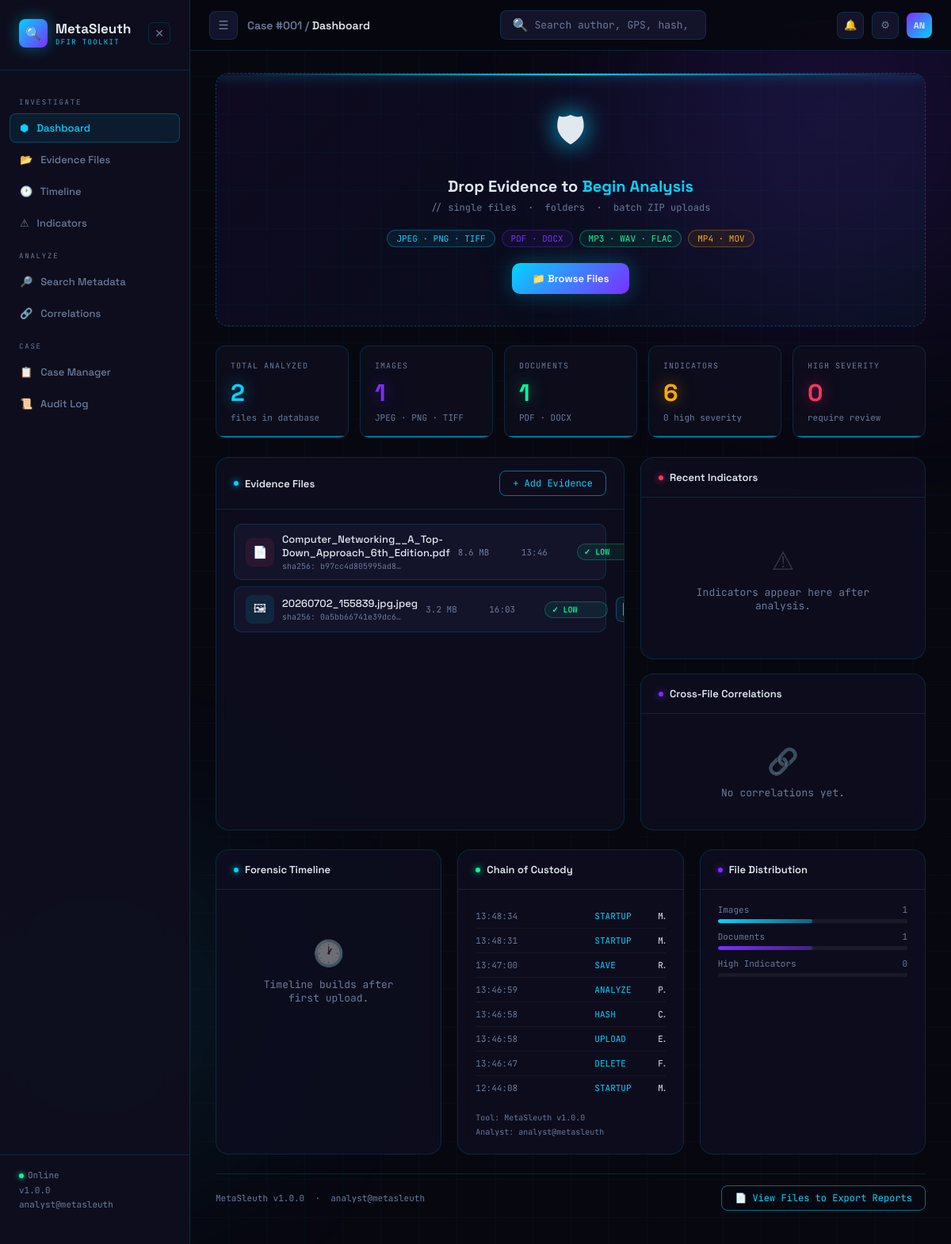
Before: / with the older database file.
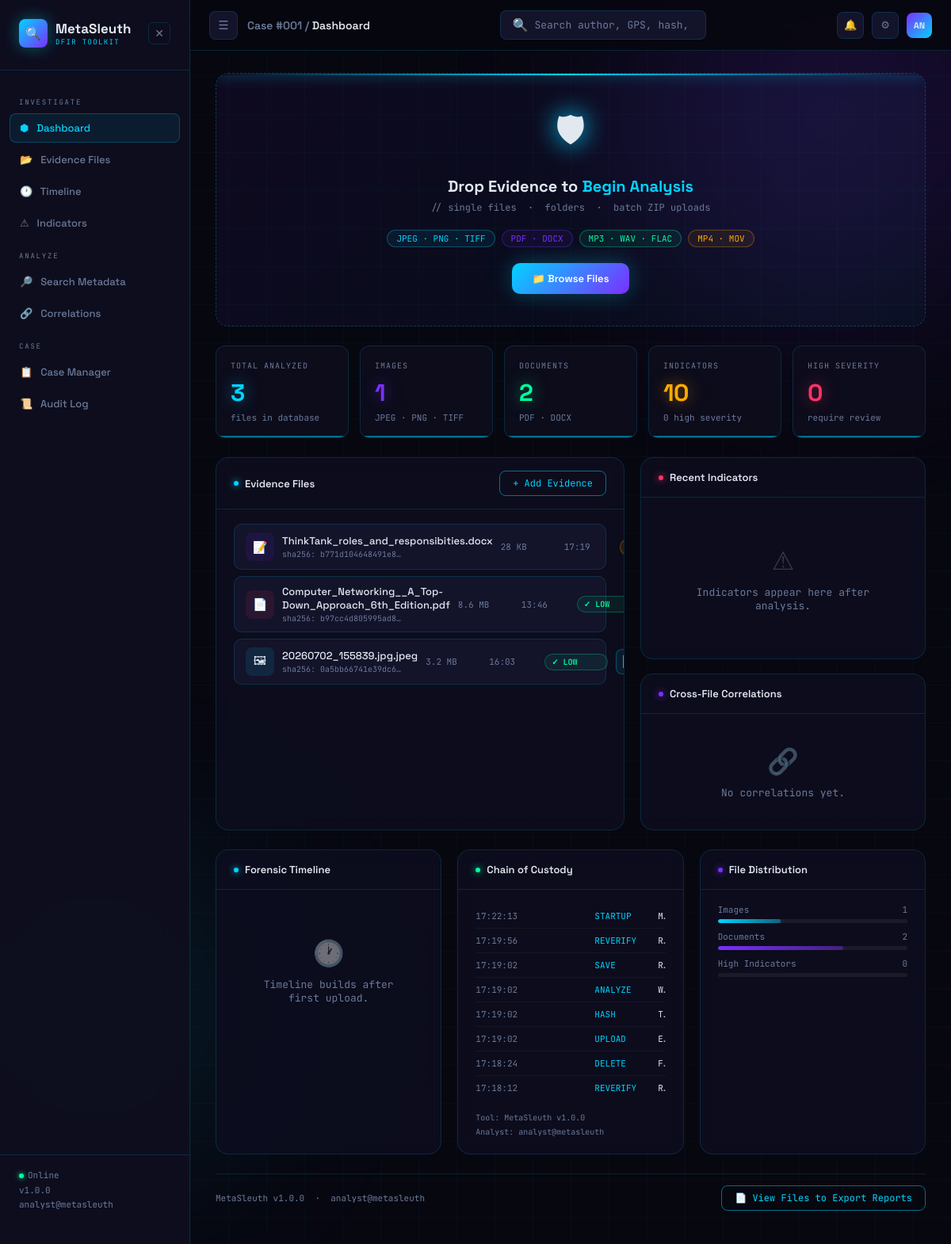
After: the same page with the newer database file.
### tables this page shows
CREATE TABLE files (
            id          INTEGER PRIMARY KEY AUTOINCREMENT,
            filename    TEXT NOT NULL,
            file_type   TEXT NOT NULL,
            file_size   INTEGER,
            md5         TEXT,
            sha1        TEXT,
            sha256      TEXT,
            upload_time TEXT NOT NULL,
            analyst     TEXT
        );

CREATE TABLE audit_log (
            id        INTEGER PRIMARY KEY AUTOINCREMENT,
            timestamp TEXT NOT NULL,
            action    TEXT NOT NULL,
            detail    TEXT,
            analyst   TEXT,
            tool_ver  TEXT
        );

### app.py (the view)
@app.route('/')
def dashboard():
    files        = get_all_files()
    stats        = get_dashboard_stats()
    audit_log    = get_audit_log()
    correlations = get_correlations()
    gps_findings = get_gps_findings()
    return render_template('dashboard.html',
                           files        = files,
                           stats        = stats,
                           audit_log    = audit_log,
                           correlations = correlations,
                           gps_findings = gps_findings,
                           analyst      = ANALYST_NAME,
                           version      = TOOL_VERSION)

### database/db.py (called while the page is built)
def get_connection():
    conn = sqlite3.connect(DATABASE)
    conn.row_factory = sqlite3.Row
    return conn

def get_all_files():
    conn = get_connection()
    cursor = conn.cursor()
    cursor.execute('''
        SELECT f.*,
        COUNT(DISTINCT i.id) as indicator_count,
        MAX(i.severity) as highest_severity
        FROM files f
        LEFT JOIN indicators i ON f.id = i.file_id
        GROUP BY f.id
        ORDER BY f.upload_time DESC
    ''')
    rows = cursor.fetchall()
    conn.close()
    return rows

def get_audit_log():
    conn = get_connection()
    cursor = conn.cursor()
    cursor.execute('SELECT * FROM audit_log ORDER BY timestamp DESC LIMIT 50')
    rows = cursor.fetchall()
    conn.close()
    return rows

def get_gps_findings():
    conn = get_connection()
    cursor = conn.cursor()
    cursor.execute('''
        SELECT f.filename, f.id, m.value as gps
        FROM files f
        JOIN metadata m ON f.id = m.file_id
        WHERE m.key = 'GPS Coordinates'
        ORDER BY f.upload_time DESC
    ''')
    rows = cursor.fetchall()
    conn.close()
    return [dict(r) for r in rows]

### templates/dashboard.html (shortened to what the changed rows need)
{% extends 'base.html' %}
{% block content %}
<div class="stats-row">
    <div class="stat-card">
        <div class="stat-label">Total Analyzed</div>
        <div class="stat-value c-cyan">{{ stats.total }}</div>
        <div class="stat-meta">files in database</div>
    </div>
    <div class="stat-card">
        <div class="stat-label">Documents</div>
        <div class="stat-value c-ok">{{ stats.documents }}</div>
        <div class="stat-meta">PDF &middot; DOCX</div>
    </div>
    <div class="stat-card">
        <div class="stat-label">Indicators</div>
        <div class="stat-value c-warn">{{ stats.total_indicators }}</div>
        <div class="stat-meta">{{ stats.high }} high severity</div>
    </div>
</div>
<div class="two-col">
    <div class="panel">
        <div class="panel-body">
            {% if files %}
            <div class="file-list">
                {% for f in files %}
                <div class="file-row" id="file-row-{{ f.id }}">
                    <a href="/file/{{ f.id }}"
                        style="display:contents; text-decoration:none; color:inherit;"
                    >
                        <div class="file-icon
                            {% if   f.file_type == 'image' %}fi-image
                            {% elif f.file_type == 'pdf'   %}fi-pdf
                            {% elif f.file_type == 'word'  %}fi-word
                            {% elif f.file_type == 'audio' %}fi-audio
                            {% elif f.file_type == 'video' %}fi-video
                            {% else %}fi-zip{% endif %}">
                            {% if   f.file_type == 'image' %}&#128444;
                            {% elif f.file_type == 'pdf'   %}&#128196;
                            {% elif f.file_type == 'word'  %}&#128221;
                            {% elif f.file_type == 'audio' %}&#127925;
                            {% elif f.file_type == 'video' %}&#127916;
                            {% else %}&#128230;{% endif %}
                        </div>
                        <div>
                            <div class="file-name">{{ f.filename }}</div>
                            <div class="file-hash">
                                sha256:&nbsp;{{ f.sha256[:16] if f.sha256 else 'N/A' }}&hellip;
                            </div>
                        </div>
                        <div class="file-size">
                            {% if f.file_size %}
                                {% if f.file_size > 1048576 %}
                                    {{ "%.1f"|format(f.file_size / 1048576) }} MB
                                {% else %}
                                    {{ "%.0f"|format(f.file_size / 1024) }} KB
                                {% endif %}
                            {% endif %}
                        </div>
                        <div class="file-time">
                            {{ f.upload_time[11:16] if f.upload_time else '' }}
                        </div>
                        <span class="sev-chip sev-{{ f.highest_severity or 'NONE' }}">
                            {% if   f.highest_severity == 'HIGH'   %}&#9888; HIGH
                            {% elif f.highest_severity == 'MEDIUM' %}&#9889; MED
                            {% elif f.highest_severity == 'LOW'    %}&#10003; LOW
                            {% else %}&mdash; NONE{% endif %}
                        </span>
                        <button
                        title="Export PDF report"
                        onclick="window.location.href='/report/{{ f.id }}'"
                        style="width:32px; height:32px; border-radius:8px; border:1px solid rgba(0,212,255,0.3); background:rgba(0,212,255,0.08); color:var(--cyan); font-size:15px; cursor:pointer; display:flex; align-items:center; justify-content:center; transition:all 0.2s; flex-shrink:0;"
                        onmouseover="this.style.background='rgba(0,212,255,0.2)'"
                        onmouseout="this.style.background='rgba(0,212,255,0.08)'"
                    >
                    </button>
                </div>
                {% endfor %}
            </div>
            {% else %}
            <div class="empty">
                <div class="empty-icon">&#128194;</div>
                No evidence files yet.<br>
                Drop a file above to begin.
            </div>
            {% endif %}
        </div>
    </div>
</div>
<div class="three-col">
    <div class="panel">
        <div class="panel-body">
            {% if audit_log %}
                <div class="audit-list">
                    {% for entry in audit_log[:8] %}
                    <div class="audit-row">
                        <span class="audit-time">
                            {{ entry.timestamp[11:19] if entry.timestamp else '' }}
                        </span>
                        <span class="audit-action">{{ entry.action }}</span>
                        <span class="audit-detail">{{ entry.detail }}</span>
                    </div>
                    {% endfor %}
                </div>
            {% else %}
                <div class="empty">No audit entries yet.</div>
            {% endif %}
        </div>
    </div>
    <div class="panel">
        <div class="panel-body">
            {% set total = stats.total if stats.total > 0 else 1 %}
            <div class="bar-row">
                <div class="bar-track">
                    <div
                        class="bar-fill bf-cyan"
                        style="width: {{ (stats.images / total * 100) | int }}%"
                    ></div>
                </div>
            </div>
            <div class="bar-row">
                <div class="bar-label">
                    <span>Documents</span>
                    <span>{{ stats.documents }}</span>
                </div>
                <div class="bar-track">
                    <div
                        class="bar-fill bf-violet"
                        style="width: {{ (stats.documents / total * 100) | int }}%"
                    ></div>
                </div>
            </div>
        </div>
    </div>
</div>
{% endblock %}

Changed rows visible on the page:
no longer on this page (row unchanged): audit_log: timestamp "13:48:34", action "STARTUP"
no longer on this page (row unchanged): audit_log: timestamp "13:48:31", action "STARTUP"
no longer on this page (row unchanged): audit_log: timestamp "13:47:00", action "SAVE"
no longer on this page (row unchanged): audit_log: timestamp "13:46:59", action "ANALYZE"
no longer on this page (row unchanged): audit_log: timestamp "13:46:58", action "HASH"
no longer on this page (row unchanged): audit_log: timestamp "13:46:58", action "UPLOAD"
no longer on this page (row unchanged): audit_log: timestamp "13:46:47", action "DELETE"
no longer on this page (row unchanged): audit_log: timestamp "12:44:08", action "STARTUP"
added files: filename "ThinkTank_roles_and_responsibities.docx", sha256 "b771d104648491e8", f.file_size/1024 "28", upload_time "17:19", file_type "word" (drawn)
added audit_log: timestamp "17:22:13", action "STARTUP"
added audit_log: timestamp "17:19:56", action "REVERIFY"
added audit_log: timestamp "17:19:02", action "SAVE"
added audit_log: timestamp "17:19:02", action "ANALYZE"
added audit_log: timestamp "17:19:02", action "HASH"
added audit_log: timestamp "17:19:02", action "UPLOAD"
added audit_log: timestamp "17:18:24", action "DELETE"
added audit_log: timestamp "17:18:12", action "REVERIFY"
Other visible differences:
{{ stats.total }}: "2" → "3"
{{ stats.documents }}: "1" → "2"
{{ stats.total_indicators }}: "6" → "10"
{{ (stats.images / total * 100) | int }}: 50 → 33 (drawn)
{{ (stats.documents / total * 100) | int }}: 50 → 66 (drawn)
